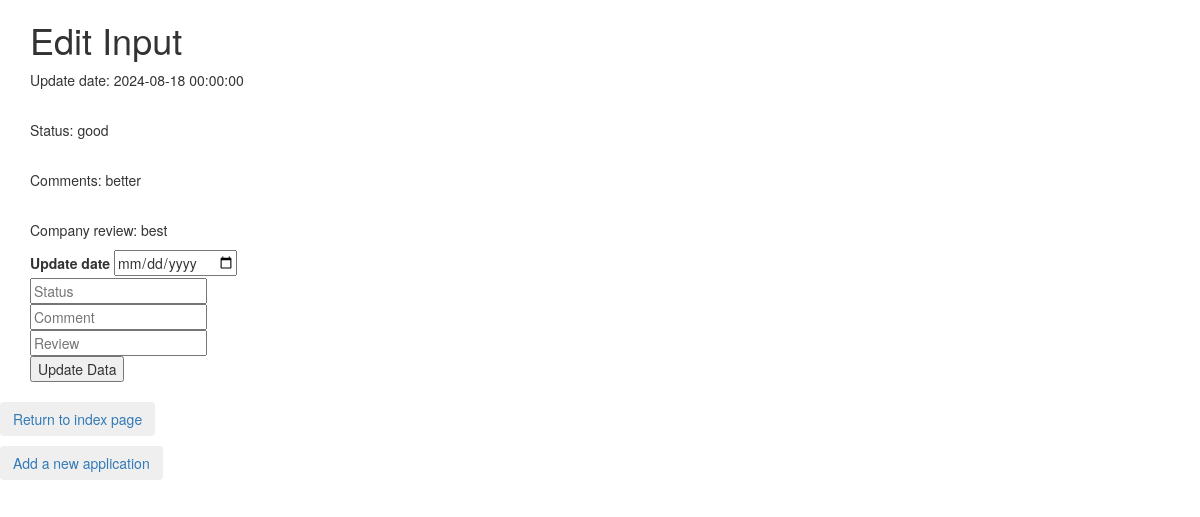
The page /edit?job_id=25 on the database as committed earlier.
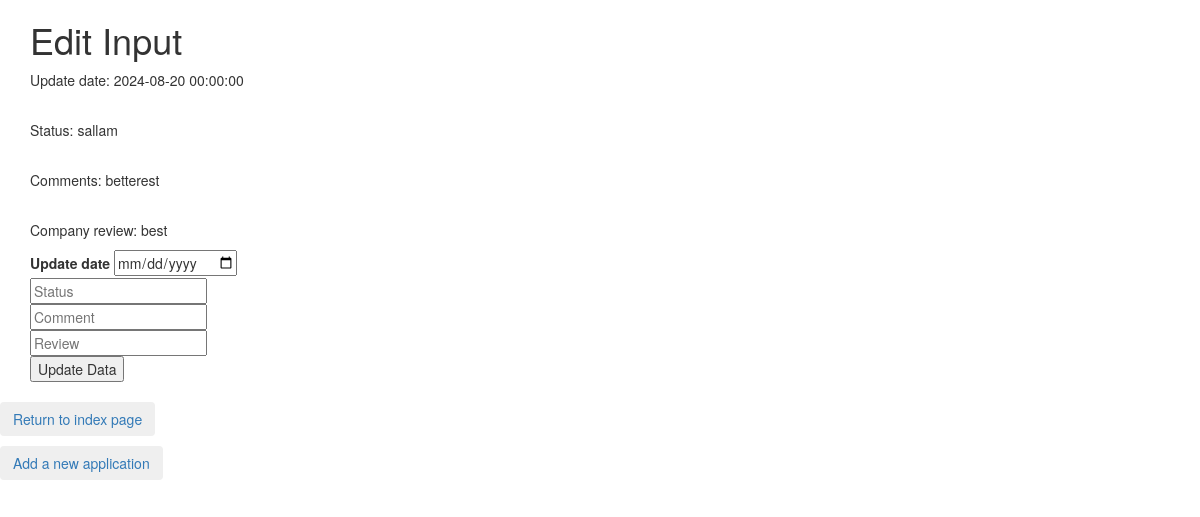
The same page on the database as committed later.
### main.py (models this page shows, shortened)
class Career(db.Model):
    id = db.Column(db.Integer, primary_key=True)
    title = db.Column(db.String(80), nullable=False)
    organization = db.Column(db.String(120), nullable=False)
    submit_date = db.Column(db.DateTime, nullable=False, default=datetime.utcnow)
    update_date = db.Column(db.DateTime, nullable=False)
    resume = db.Column(db.String(120), nullable=False)
    cover_letter = db.Column(db.String(120), nullable=False)
    company_review = db.Column(db.String(120), nullable=False)
    status = db.Column(db.String(120), nullable=False)
    comments = db.Column(db.String(120), nullable=False)

### main.py (the view, shortened to what this page needs)
@app.route("/edit", methods=['GET', 'POST'])
def edit():
    job_id = request.args.get('job_id')
    job_selected = Career.query.get(job_id)
    return render_template("edit_data.html", name=job_selected)

### templates/edit_data.html (shortened to what this page needs)
{% extends 'bootstrap/base.html' %}
{% block content %}
<div class="container">
  <div class="row">
    <div class="col-sm-12">
      <h1>Edit Input</h1>
	  <form class="table table-striped table-dark" action="{{ url_for('edit') }}"  method="POST">
         <p >Update date: {{name.update_date}}</p><br>
          <p >Status: {{name.status}}</p><br>
          <p >Comments: {{name.comments}}</p><br>
          <p> Company review: {{name.company_review}}</p>
          <label>Update date</label>
          <input type="date" name="last_update_date" placeholder="date"><br>
          <input type="text" name="status" placeholder="Status"><br>
          <input type="text" name="comments" placeholder="Comment"><br>
          <input type="text" name="company_review" placeholder="Review"><br>
          <button type="submit">Update Data</button>
      </form>
    </div>
    <div class="row">
         <div class="col">
                    <p>
                        <button class="btn btn">
                            <a href="/" >Return to index page</a>
                        </button>
                    </p>
         </div>
        <div class="col">
                   <p>
                       <button class="btn btn">
                           <a href="/add" >Add a new application</a>
                       </button>
                   </p>
        </div>
    </div>
  </div>
</div>
{% endblock %}

Rows that differ between the two databases and show on the page:
changed Career "best": update_date "2024-08-18 00:00:00" → "2024-08-20 00:00:00"; status "good" → "sallam"; comments "better" → "betterest"
